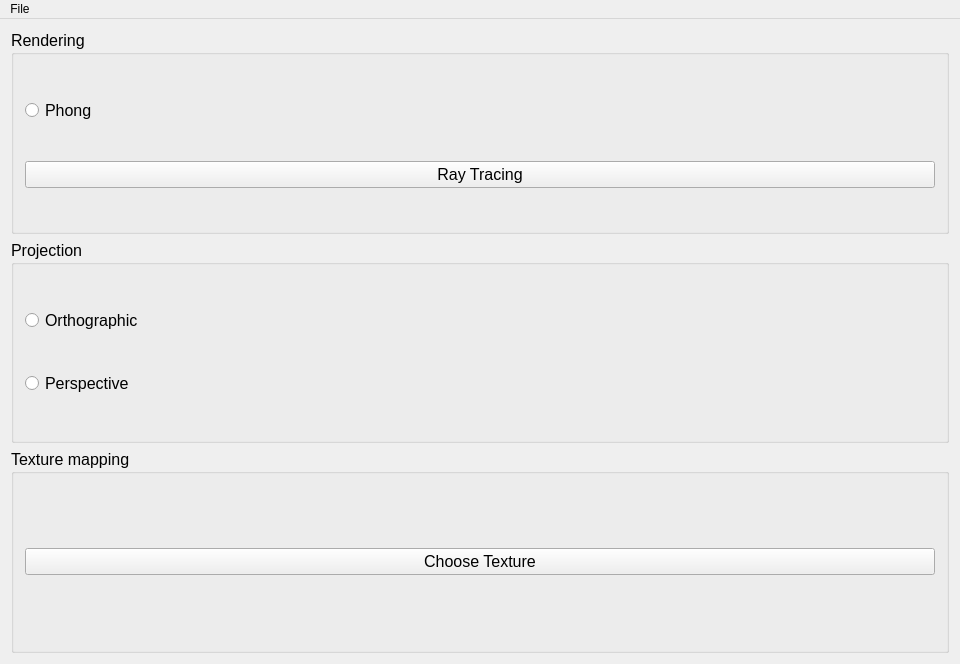
<?xml version="1.0" encoding="UTF-8"?>
<ui version="4.0">
 <class>RealisticRenderingClass</class>
 <widget class="QMainWindow" name="RealisticRenderingClass">
  <property name="geometry">
   <rect>
    <x>0</x>
    <y>0</y>
    <width>960</width>
    <height>664</height>
   </rect>
  </property>
  <property name="sizePolicy">
   <sizepolicy hsizetype="Fixed" vsizetype="Fixed">
    <horstretch>0</horstretch>
    <verstretch>0</verstretch>
   </sizepolicy>
  </property>
  <property name="windowTitle">
   <string>RealisticRendering</string>
  </property>
  <widget class="QWidget" name="centralWidget">
   <property name="font">
    <font>
     <family>Arial</family>
     <pointsize>12</pointsize>
    </font>
   </property>
   <layout class="QHBoxLayout" name="horizontalLayout">
    <item>
     <layout class="QHBoxLayout" name="mainLayout">
      <item>
       <layout class="QVBoxLayout" name="optionsLayout">
        <item>
         <widget class="QGroupBox" name="renderingGroupBox">
          <property name="font">
           <font>
            <family>Arial</family>
            <pointsize>12</pointsize>
           </font>
          </property>
          <property name="title">
           <string>Rendering</string>
          </property>
          <layout class="QHBoxLayout" name="horizontalLayout_3">
           <item>
            <layout class="QVBoxLayout" name="renderingOptionsLayout">
             <item>
              <widget class="QRadioButton" name="phong">
               <property name="text">
                <string>Phong</string>
               </property>
              </widget>
             </item>
             <item>
              <widget class="QPushButton" name="rayTracing">
               <property name="text">
                <string>Ray Tracing</string>
               </property>
              </widget>
             </item>
            </layout>
           </item>
          </layout>
         </widget>
        </item>
        <item>
         <widget class="QGroupBox" name="projectionGroupBox">
          <property name="font">
           <font>
            <family>Arial</family>
            <pointsize>12</pointsize>
           </font>
          </property>
          <property name="title">
           <string>Projection</string>
          </property>
          <layout class="QHBoxLayout" name="horizontalLayout_2">
           <item>
            <layout class="QVBoxLayout" name="projectionOptionsLayout">
             <item>
              <widget class="QRadioButton" name="orthographic">
               <property name="text">
                <string>Orthographic</string>
               </property>
              </widget>
             </item>
             <item>
              <widget class="QRadioButton" name="perspective">
               <property name="text">
                <string>Perspective</string>
               </property>
              </widget>
             </item>
            </layout>
           </item>
          </layout>
         </widget>
        </item>
        <item>
         <widget class="QGroupBox" name="textureGroupBox">
          <property name="font">
           <font>
            <family>Arial</family>
            <pointsize>12</pointsize>
           </font>
          </property>
          <property name="title">
           <string>Texture mapping</string>
          </property>
          <layout class="QVBoxLayout" name="verticalLayout">
           <item>
            <widget class="QPushButton" name="openTexture">
             <property name="text">
              <string>Choose Texture</string>
             </property>
            </widget>
           </item>
          </layout>
         </widget>
        </item>
       </layout>
      </item>
     </layout>
    </item>
   </layout>
  </widget>
  <widget class="QMenuBar" name="menuBar">
   <property name="geometry">
    <rect>
     <x>0</x>
     <y>0</y>
     <width>960</width>
     <height>22</height>
    </rect>
   </property>
   <widget class="QMenu" name="fileMenu">
    <property name="title">
     <string>File</string>
    </property>
    <addaction name="openScene"/>
   </widget>
   <addaction name="fileMenu"/>
  </widget>
  <action name="openScene">
   <property name="text">
    <string>Open scene</string>
   </property>
   <property name="shortcut">
    <string>Ctrl+O</string>
   </property>
   <property name="shortcutVisibleInContextMenu">
    <bool>true</bool>
   </property>
  </action>
 </widget>
 <layoutdefault spacing="6" margin="11"/>
 <resources>
  <include location="realisticrendering.qrc"/>
 </resources>
 <connections/>
</ui>
